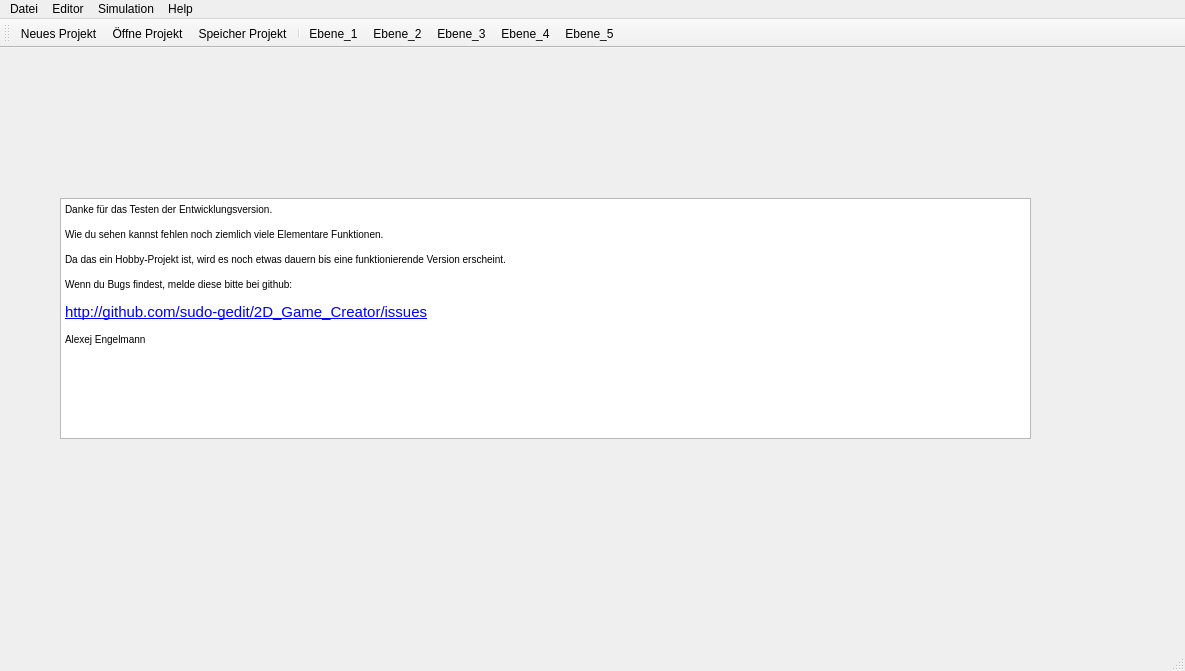
<?xml version="1.0" encoding="UTF-8"?>
<ui version="4.0">
 <class>MainWindow</class>
 <widget class="QMainWindow" name="MainWindow">
  <property name="geometry">
   <rect>
    <x>0</x>
    <y>0</y>
    <width>1185</width>
    <height>671</height>
   </rect>
  </property>
  <property name="windowTitle">
   <string>MainWindow</string>
  </property>
  <widget class="QWidget" name="centralWidget">
   <widget class="QTextBrowser" name="textBrowser">
    <property name="geometry">
     <rect>
      <x>60</x>
      <y>150</y>
      <width>971</width>
      <height>241</height>
     </rect>
    </property>
    <property name="html">
     <string>&lt;!DOCTYPE HTML PUBLIC &quot;-//W3C//DTD HTML 4.0//EN&quot; &quot;http://www.w3.org/TR/REC-html40/strict.dtd&quot;&gt;
&lt;html&gt;&lt;head&gt;&lt;meta name=&quot;qrichtext&quot; content=&quot;1&quot; /&gt;&lt;style type=&quot;text/css&quot;&gt;
p, li { white-space: pre-wrap; }
&lt;/style&gt;&lt;/head&gt;&lt;body style=&quot; font-family:'Cantarell'; font-size:11pt; font-weight:400; font-style:normal;&quot;&gt;
&lt;p style=&quot; margin-top:12px; margin-bottom:12px; margin-left:0px; margin-right:0px; -qt-block-indent:0; text-indent:0px;&quot;&gt;&lt;span style=&quot; font-size:small;&quot;&gt;Danke für das Testen der Entwicklungsversion.&lt;/span&gt;&lt;/p&gt;
&lt;p style=&quot; margin-top:12px; margin-bottom:12px; margin-left:0px; margin-right:0px; -qt-block-indent:0; text-indent:0px;&quot;&gt;&lt;span style=&quot; font-size:small;&quot;&gt;Wie du sehen kannst fehlen noch ziemlich viele Elementare Funktionen.&lt;/span&gt;&lt;/p&gt;
&lt;p style=&quot; margin-top:12px; margin-bottom:12px; margin-left:0px; margin-right:0px; -qt-block-indent:0; text-indent:0px;&quot;&gt;&lt;span style=&quot; font-size:small;&quot;&gt;Da das ein Hobby-Projekt ist, wird es noch etwas dauern bis eine funktionierende Version erscheint.&lt;/span&gt;&lt;/p&gt;
&lt;p style=&quot; margin-top:12px; margin-bottom:12px; margin-left:0px; margin-right:0px; -qt-block-indent:0; text-indent:0px;&quot;&gt;&lt;span style=&quot; font-size:small;&quot;&gt;Wenn du Bugs findest, melde diese bitte bei github:&lt;/span&gt;&lt;/p&gt;
&lt;p style=&quot; margin-top:12px; margin-bottom:12px; margin-left:0px; margin-right:0px; -qt-block-indent:0; text-indent:0px;&quot;&gt;&lt;a href=&quot;http://github.com/sudo-gedit/2D_Game_Creator/issues&quot;&gt;&lt;span style=&quot; text-decoration: underline; color:#0000ff;&quot;&gt;http://github.com/sudo-gedit/2D_Game_Creator/issues&lt;/span&gt;&lt;/a&gt;&lt;/p&gt;
&lt;p style=&quot; margin-top:12px; margin-bottom:12px; margin-left:0px; margin-right:0px; -qt-block-indent:0; text-indent:0px;&quot;&gt;&lt;span style=&quot; font-size:small;&quot;&gt;Alexej Engelmann&lt;/span&gt;&lt;/p&gt;
&lt;p style=&quot; margin-top:12px; margin-bottom:12px; margin-left:0px; margin-right:0px; -qt-block-indent:0; text-indent:0px;&quot;&gt;&lt;br /&gt;&lt;/p&gt;&lt;/body&gt;&lt;/html&gt;</string>
    </property>
   </widget>
  </widget>
  <widget class="QMenuBar" name="menuBar">
   <property name="geometry">
    <rect>
     <x>0</x>
     <y>0</y>
     <width>1185</width>
     <height>27</height>
    </rect>
   </property>
   <widget class="QMenu" name="menuDatei">
    <property name="title">
     <string>Datei</string>
    </property>
    <addaction name="actionNeues_Projekt"/>
    <addaction name="action_ffne_Projekt"/>
    <addaction name="actionSpeicher_Projekt"/>
    <addaction name="actionEinstellungen_Settings"/>
    <addaction name="separator"/>
    <addaction name="actionEditor_Beenden"/>
   </widget>
   <widget class="QMenu" name="menuEditor">
    <property name="title">
     <string>Editor</string>
    </property>
    <addaction name="actionHero_Editor"/>
    <addaction name="actionGegner_Editor"/>
    <addaction name="actionKlassen_Editor"/>
    <addaction name="actionAusr_stungs_Editor"/>
    <addaction name="actionFaehigkeiten_Editor"/>
    <addaction name="actionGegenstand_Editor"/>
    <addaction name="actionEffekt_Editor"/>
    <addaction name="actionKampf_Editor"/>
    <addaction name="actionEntwicklungsplanner"/>
   </widget>
   <widget class="QMenu" name="menuSimulation">
    <property name="title">
     <string>Simulation</string>
    </property>
    <addaction name="actionKampfsimulation"/>
   </widget>
   <widget class="QMenu" name="menuHelp">
    <property name="title">
     <string>Help</string>
    </property>
    <addaction name="actionAbout"/>
    <addaction name="actionEinstellungen_Settings_2"/>
   </widget>
   <addaction name="menuDatei"/>
   <addaction name="menuEditor"/>
   <addaction name="menuSimulation"/>
   <addaction name="menuHelp"/>
  </widget>
  <widget class="QToolBar" name="mainToolBar">
   <property name="allowedAreas">
    <set>Qt::AllToolBarAreas</set>
   </property>
   <property name="floatable">
    <bool>true</bool>
   </property>
   <attribute name="toolBarArea">
    <enum>TopToolBarArea</enum>
   </attribute>
   <attribute name="toolBarBreak">
    <bool>false</bool>
   </attribute>
   <addaction name="actionNeues_Projekt"/>
   <addaction name="action_ffne_Projekt"/>
   <addaction name="actionSpeicher_Projekt"/>
   <addaction name="separator"/>
   <addaction name="actionEbene_1"/>
   <addaction name="actionEbene_2"/>
   <addaction name="actionEbene_3"/>
   <addaction name="actionEbene_4"/>
   <addaction name="actionEbene_5"/>
  </widget>
  <widget class="QStatusBar" name="statusBar"/>
  <action name="actionNeues_Projekt">
   <property name="icon">
    <iconset resource="2D-Game-Creator/res/ress_con.qrc">
     <normaloff>:/icons/icon/in_app/new.gif</normaloff>
     <activeoff>:/icons/icon/in_app/new-hl.gif</activeoff>:/icons/icon/in_app/new.gif</iconset>
   </property>
   <property name="text">
    <string>Neues Projekt</string>
   </property>
  </action>
  <action name="action_ffne_Projekt">
   <property name="icon">
    <iconset resource="2D-Game-Creator/res/ress_con.qrc">
     <normaloff>:/icons/icon/in_app/load.gif</normaloff>
     <activeoff>:/icons/icon/in_app/load-hl.gif</activeoff>:/icons/icon/in_app/load.gif</iconset>
   </property>
   <property name="text">
    <string>Öffne Projekt</string>
   </property>
  </action>
  <action name="actionSpeicher_Projekt">
   <property name="icon">
    <iconset resource="2D-Game-Creator/res/ress_con.qrc">
     <normaloff>:/icons/icon/in_app/save.gif</normaloff>
     <activeoff>:/icons/icon/in_app/save-hl.gif</activeoff>:/icons/icon/in_app/save.gif</iconset>
   </property>
   <property name="text">
    <string>Speicher Projekt</string>
   </property>
  </action>
  <action name="actionEinstellungen_Settings">
   <property name="text">
    <string>Einstellungen / Settings</string>
   </property>
  </action>
  <action name="actionEditor_Beenden">
   <property name="text">
    <string>Editor Beenden</string>
   </property>
  </action>
  <action name="actionHero_Editor">
   <property name="text">
    <string>Hero Editor</string>
   </property>
  </action>
  <action name="actionKlassen_Editor">
   <property name="text">
    <string>Klassen Editor</string>
   </property>
  </action>
  <action name="actionAusr_stungs_Editor">
   <property name="text">
    <string>Ausrüstungs Editor</string>
   </property>
  </action>
  <action name="actionFaehigkeiten_Editor">
   <property name="text">
    <string>Faehigkeiten Editor</string>
   </property>
  </action>
  <action name="actionGegenstand_Editor">
   <property name="text">
    <string>Gegenstand Editor</string>
   </property>
  </action>
  <action name="actionEffekt_Editor">
   <property name="text">
    <string>Effekt Editor</string>
   </property>
  </action>
  <action name="actionGegner_Editor">
   <property name="text">
    <string>Gegner Editor</string>
   </property>
  </action>
  <action name="actionKampf_Editor">
   <property name="text">
    <string>Kampf Editor</string>
   </property>
  </action>
  <action name="actionEntwicklungsplanner">
   <property name="text">
    <string>Entwicklungsplanner</string>
   </property>
  </action>
  <action name="actionKampfsimulation">
   <property name="text">
    <string>Kampfsimulation</string>
   </property>
  </action>
  <action name="actionAbout">
   <property name="text">
    <string>Entwickler</string>
   </property>
  </action>
  <action name="actionEinstellungen_Settings_2">
   <property name="text">
    <string>Einstellungen / Settings</string>
   </property>
  </action>
  <action name="actionEbene_1">
   <property name="icon">
    <iconset resource="2D-Game-Creator/res/ress_con.qrc">
     <normaloff>:/icons/icon/in_app/e1a.gif</normaloff>
     <activeoff>:/icons/icon/in_app/e1b.gif</activeoff>:/icons/icon/in_app/e1a.gif</iconset>
   </property>
   <property name="text">
    <string>Ebene_1</string>
   </property>
  </action>
  <action name="actionEbene_2">
   <property name="icon">
    <iconset resource="2D-Game-Creator/res/ress_con.qrc">
     <normaloff>:/icons/icon/in_app/e2a.gif</normaloff>
     <activeoff>:/icons/icon/in_app/e2b.gif</activeoff>:/icons/icon/in_app/e2a.gif</iconset>
   </property>
   <property name="text">
    <string>Ebene_2</string>
   </property>
  </action>
  <action name="actionEbene_3">
   <property name="icon">
    <iconset resource="2D-Game-Creator/res/ress_con.qrc">
     <normaloff>:/icons/icon/in_app/e3a.gif</normaloff>
     <activeoff>:/icons/icon/in_app/e3b.gif</activeoff>:/icons/icon/in_app/e3a.gif</iconset>
   </property>
   <property name="text">
    <string>Ebene_3</string>
   </property>
  </action>
  <action name="actionEbene_4">
   <property name="icon">
    <iconset resource="2D-Game-Creator/res/ress_con.qrc">
     <normaloff>:/icons/icon/in_app/e4a.gif</normaloff>
     <activeoff>:/icons/icon/in_app/e4b.gif</activeoff>:/icons/icon/in_app/e4a.gif</iconset>
   </property>
   <property name="text">
    <string>Ebene_4</string>
   </property>
  </action>
  <action name="actionEbene_5">
   <property name="icon">
    <iconset resource="2D-Game-Creator/res/ress_con.qrc">
     <normaloff>:/icons/icon/in_app/e5a.gif</normaloff>
     <activeoff>:/icons/icon/in_app/e5b.gif</activeoff>:/icons/icon/in_app/e5a.gif</iconset>
   </property>
   <property name="text">
    <string>Ebene_5</string>
   </property>
  </action>
 </widget>
 <layoutdefault spacing="6" margin="11"/>
 <resources>
  <include location="2D-Game-Creator/res/ress_con.qrc"/>
 </resources>
 <connections/>
</ui>
